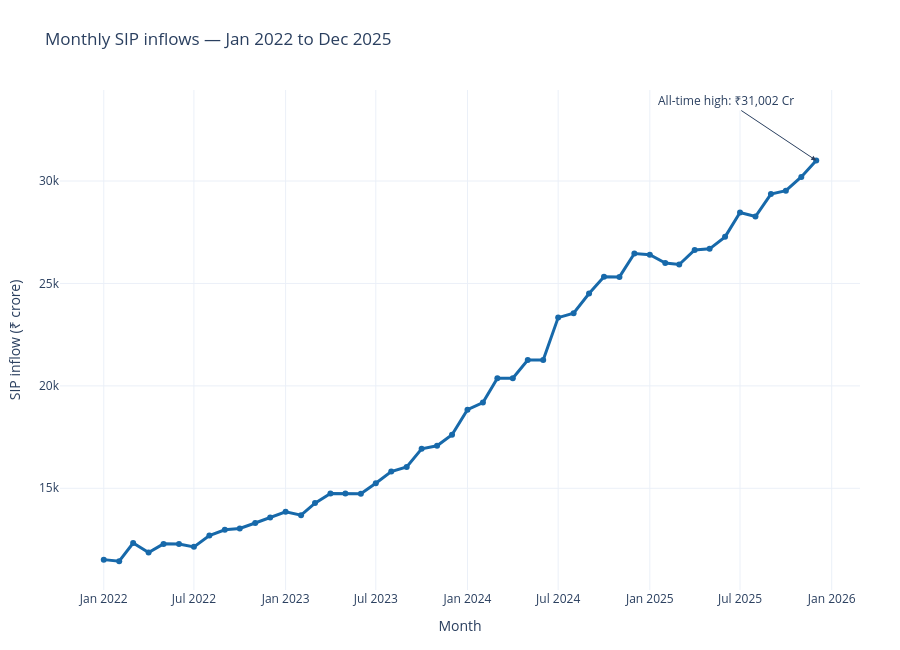
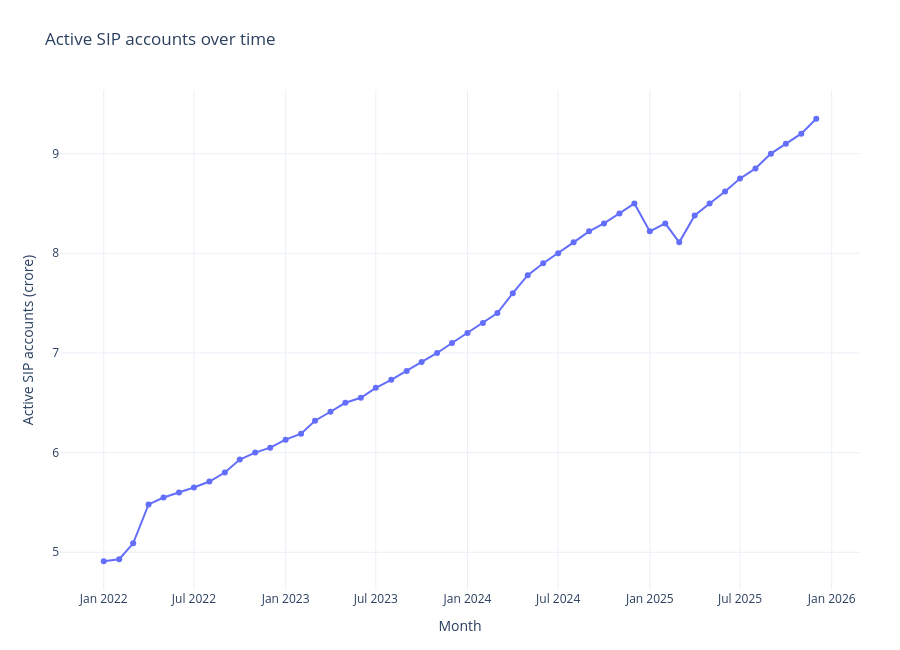
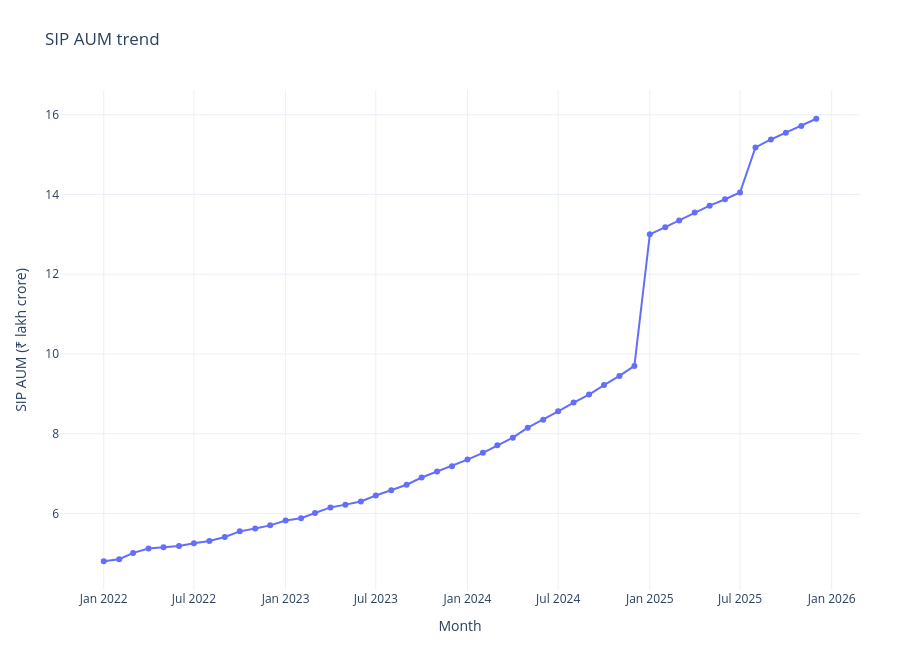
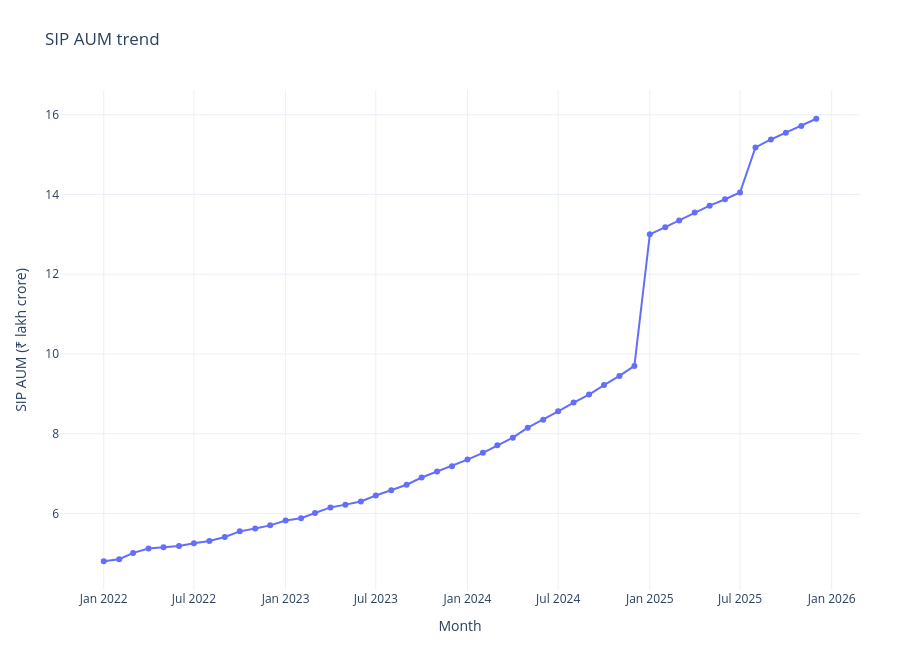

Notebook cell for these charts, in order:
### Markdown cell above
## 3. SIP inflows

The source contains all 48 months from January 2022 to December 2025. December 2025 is annotated only if it is the observed all-time maximum.

### Code cell
sip_peak=SIP.loc[SIP.sip_inflow_crore.idxmax()]
fig=go.Figure(); fig.add_trace(go.Scatter(x=SIP.month,y=SIP.sip_inflow_crore,mode='lines+markers',name='SIP inflow',line=dict(color='#1769aa',width=3),hovertemplate='%{x|%b %Y}<br>₹%{y:,.0f} Cr<extra></extra>'))
fig.add_annotation(x=sip_peak.month,y=sip_peak.sip_inflow_crore,text=f"All-time high: ₹{sip_peak.sip_inflow_crore:,.0f} Cr",showarrow=True,arrowhead=2,ax=-90,ay=-60,bgcolor='white')
fig.update_layout(xaxis_title='Month',yaxis_title='SIP inflow (₹ crore)')
finish_plotly(save_plotly(fig,'06_sip_monthly_inflows','Monthly SIP inflows — Jan 2022 to Dec 2025'));

fig=px.line(SIP,x='month',y='active_sip_accounts_crore',markers=True,labels={'month':'Month','active_sip_accounts_crore':'Active SIP accounts (crore)'})
finish_plotly(save_plotly(fig,'07_sip_active_accounts','Active SIP accounts over time'));

fig=px.line(SIP,x='month',y='sip_aum_lakh_crore',markers=True,labels={'month':'Month','sip_aum_lakh_crore':'SIP AUM (₹ lakh crore)'})
finish_plotly(save_plotly(fig,'08_sip_aum','SIP AUM trend'))

### Figure 1 — Plotly figure (JSON) as saved in the notebook; plotly's stock layout.template omitted (floating-point values rounded to 4 significant figures)
{"data": [{"hovertemplate": "%{x|%b %Y}<br>₹%{y:,.0f} Cr<extra></extra>", "line": {"color": "#1769aa", "width": 3}, "mode": "lines+markers", "name": "SIP inflow", "type": "scatter", "x": ["2022-01-01T00:00:00.000000", "2022-02-01T00:00:00.000000", "2022-03-01T00:00:00.000000", "2022-04-01T00:00:00.000000", "2022-05-01T00:00:00.000000", "2022-06-01T00:00:00.000000", "2022-07-01T00:00:00.000000", "2022-08-01T00:00:00.000000", "2022-09-01T00:00:00.000000", "2022-10-01T00:00:00.000000", "2022-11-01T00:00:00.000000", "2022-12-01T00:00:00.000000", "2023-01-01T00:00:00.000000", "2023-02-01T00:00:00.000000", "2023-03-01T00:00:00.000000", "2023-04-01T00:00:00.000000", "2023-05-01T00:00:00.000000", "2023-06-01T00:00:00.000000", "2023-07-01T00:00:00.000000", "2023-08-01T00:00:00.000000", "2023-09-01T00:00:00.000000", "2023-10-01T00:00:00.000000", "2023-11-01T00:00:00.000000", "2023-12-01T00:00:00.000000", "2024-01-01T00:00:00.000000", "2024-02-01T00:00:00.000000", "2024-03-01T00:00:00.000000", "2024-04-01T00:00:00.000000", "2024-05-01T00:00:00.000000", "2024-06-01T00:00:00.000000", "2024-07-01T00:00:00.000000", "2024-08-01T00:00:00.000000", "2024-09-01T00:00:00.000000", "2024-10-01T00:00:00.000000", "2024-11-01T00:00:00.000000", "2024-12-01T00:00:00.000000", "2025-01-01T00:00:00.000000", "2025-02-01T00:00:00.000000", "2025-03-01T00:00:00.000000", "2025-04-01T00:00:00.000000", "2025-05-01T00:00:00.000000", "2025-06-01T00:00:00.000000", "2025-07-01T00:00:00.000000", "2025-08-01T00:00:00.000000", "2025-09-01T00:00:00.000000", "2025-10-01T00:00:00.000000", "2025-11-01T00:00:00.000000", "2025-12-01T00:00:00.000000"], "y": [11517, 11438, 12328, 11863, 12286, 12276, 12140, 12694, 12976, 13040, 13306, 13573, 13856, 13687, 14276, 14749, 14749, 14734, 15245, 15814, 16042, 16928, 17073, 17610, 18838, 19187, 20371, 20371, 21262, 21262, 23332, 23547, 24509, 25323, 25320, 26459, 26400, 25999, 25926, 26632, 26688, 27274, 28464, 28265, 29361, 29529, 30200, 31002]}], "layout": {"annotations": [{"arrowhead": 2, "ax": -90, "ay": -60, "bgcolor": "white", "showarrow": true, "text": "All-time high: ₹31,002 Cr", "x": "2025-12-01T00:00:00", "y": 31002}], "height": 650, "margin": {"b": 60, "l": 60, "r": 40, "t": 90}, "title": {"text": "Monthly SIP inflows — Jan 2022 to Dec 2025"}, "xaxis": {"title": {"text": "Month"}}, "yaxis": {"title": {"text": "SIP inflow (₹ crore)"}}}}

### Figure 2 — Plotly figure (JSON) as saved in the notebook; plotly's stock layout.template omitted (floating-point values rounded to 4 significant figures)
{"data": [{"hovertemplate": "Month=%{x}<br>Active SIP accounts (crore)=%{y}<extra></extra>", "legendgroup": "", "line": {"color": "#636efa", "dash": "solid"}, "marker": {"symbol": "circle"}, "mode": "lines+markers", "name": "", "orientation": "v", "showlegend": false, "type": "scatter", "x": ["2022-01-01T00:00:00", "2022-02-01T00:00:00", "2022-03-01T00:00:00", "2022-04-01T00:00:00", "2022-05-01T00:00:00", "2022-06-01T00:00:00", "2022-07-01T00:00:00", "2022-08-01T00:00:00", "2022-09-01T00:00:00", "2022-10-01T00:00:00", "2022-11-01T00:00:00", "2022-12-01T00:00:00", "2023-01-01T00:00:00", "2023-02-01T00:00:00", "2023-03-01T00:00:00", "2023-04-01T00:00:00", "2023-05-01T00:00:00", "2023-06-01T00:00:00", "2023-07-01T00:00:00", "2023-08-01T00:00:00", "2023-09-01T00:00:00", "2023-10-01T00:00:00", "2023-11-01T00:00:00", "2023-12-01T00:00:00", "2024-01-01T00:00:00", "2024-02-01T00:00:00", "2024-03-01T00:00:00", "2024-04-01T00:00:00", "2024-05-01T00:00:00", "2024-06-01T00:00:00", "2024-07-01T00:00:00", "2024-08-01T00:00:00", "2024-09-01T00:00:00", "2024-10-01T00:00:00", "2024-11-01T00:00:00", "2024-12-01T00:00:00", "2025-01-01T00:00:00", "2025-02-01T00:00:00", "2025-03-01T00:00:00", "2025-04-01T00:00:00", "2025-05-01T00:00:00", "2025-06-01T00:00:00", "2025-07-01T00:00:00", "2025-08-01T00:00:00", "2025-09-01T00:00:00", "2025-10-01T00:00:00", "2025-11-01T00:00:00", "2025-12-01T00:00:00"], "xaxis": "x", "y": [4.91, 4.93, 5.09, 5.48, 5.55, 5.6, 5.65, 5.71, 5.8, 5.93, 6.0, 6.05, 6.13, 6.19, 6.32, 6.41, 6.5, 6.55, 6.65, 6.73, 6.82, 6.91, 7.0, 7.1, 7.2, 7.3, 7.4, 7.6, 7.78, 7.9, 8.0, 8.11, 8.22, 8.3, 8.4, 8.5, 8.22, 8.3, 8.11, 8.38, 8.5, 8.62, 8.75, 8.85, 9.0, 9.1, 9.2, 9.35], "yaxis": "y"}], "layout": {"height": 650, "legend": {"tracegroupgap": 0}, "margin": {"b": 60, "l": 60, "r": 40, "t": 90}, "title": {"text": "Active SIP accounts over time"}, "xaxis": {"anchor": "y", "domain": [0, 1], "title": {"text": "Month"}}, "yaxis": {"anchor": "x", "domain": [0, 1], "title": {"text": "Active SIP accounts (crore)"}}}}

### Figure 3 — Plotly figure (JSON) as saved in the notebook; plotly's stock layout.template omitted (floating-point values rounded to 4 significant figures)
{"data": [{"hovertemplate": "Month=%{x}<br>SIP AUM (₹ lakh crore)=%{y}<extra></extra>", "legendgroup": "", "line": {"color": "#636efa", "dash": "solid"}, "marker": {"symbol": "circle"}, "mode": "lines+markers", "name": "", "orientation": "v", "showlegend": false, "type": "scatter", "x": ["2022-01-01T00:00:00", "2022-02-01T00:00:00", "2022-03-01T00:00:00", "2022-04-01T00:00:00", "2022-05-01T00:00:00", "2022-06-01T00:00:00", "2022-07-01T00:00:00", "2022-08-01T00:00:00", "2022-09-01T00:00:00", "2022-10-01T00:00:00", "2022-11-01T00:00:00", "2022-12-01T00:00:00", "2023-01-01T00:00:00", "2023-02-01T00:00:00", "2023-03-01T00:00:00", "2023-04-01T00:00:00", "2023-05-01T00:00:00", "2023-06-01T00:00:00", "2023-07-01T00:00:00", "2023-08-01T00:00:00", "2023-09-01T00:00:00", "2023-10-01T00:00:00", "2023-11-01T00:00:00", "2023-12-01T00:00:00", "2024-01-01T00:00:00", "2024-02-01T00:00:00", "2024-03-01T00:00:00", "2024-04-01T00:00:00", "2024-05-01T00:00:00", "2024-06-01T00:00:00", "2024-07-01T00:00:00", "2024-08-01T00:00:00", "2024-09-01T00:00:00", "2024-10-01T00:00:00", "2024-11-01T00:00:00", "2024-12-01T00:00:00", "2025-01-01T00:00:00", "2025-02-01T00:00:00", "2025-03-01T00:00:00", "2025-04-01T00:00:00", "2025-05-01T00:00:00", "2025-06-01T00:00:00", "2025-07-01T00:00:00", "2025-08-01T00:00:00", "2025-09-01T00:00:00", "2025-10-01T00:00:00", "2025-11-01T00:00:00", "2025-12-01T00:00:00"], "xaxis": "x", "y": [4.8, 4.85, 5.01, 5.12, 5.15, 5.18, 5.25, 5.31, 5.41, 5.55, 5.62, 5.7, 5.82, 5.88, 6.01, 6.15, 6.22, 6.3, 6.45, 6.58, 6.72, 6.9, 7.05, 7.18, 7.35, 7.52, 7.71, 7.9, 8.15, 8.35, 8.56, 8.78, 8.98, 9.22, 9.45, 9.7, 13.0, 13.18, 13.35, 13.55, 13.72, 13.88, 14.05, 15.18, 15.38, 15.55, 15.72, 15.9], "yaxis": "y"}], "layout": {"height": 650, "legend": {"tracegroupgap": 0}, "margin": {"b": 60, "l": 60, "r": 40, "t": 90}, "title": {"text": "SIP AUM trend"}, "xaxis": {"anchor": "y", "domain": [0, 1], "title": {"text": "Month"}}, "yaxis": {"anchor": "x", "domain": [0, 1], "title": {"text": "SIP AUM (₹ lakh crore)"}}}}

### Figure 4 — Plotly figure (JSON) as saved in the notebook; plotly's stock layout.template omitted (floating-point values rounded to 4 significant figures)
{"data": [{"hovertemplate": "Month=%{x}<br>SIP AUM (₹ lakh crore)=%{y}<extra></extra>", "legendgroup": "", "line": {"color": "#636efa", "dash": "solid"}, "marker": {"symbol": "circle"}, "mode": "lines+markers", "name": "", "orientation": "v", "showlegend": false, "type": "scatter", "x": ["2022-01-01T00:00:00", "2022-02-01T00:00:00", "2022-03-01T00:00:00", "2022-04-01T00:00:00", "2022-05-01T00:00:00", "2022-06-01T00:00:00", "2022-07-01T00:00:00", "2022-08-01T00:00:00", "2022-09-01T00:00:00", "2022-10-01T00:00:00", "2022-11-01T00:00:00", "2022-12-01T00:00:00", "2023-01-01T00:00:00", "2023-02-01T00:00:00", "2023-03-01T00:00:00", "2023-04-01T00:00:00", "2023-05-01T00:00:00", "2023-06-01T00:00:00", "2023-07-01T00:00:00", "2023-08-01T00:00:00", "2023-09-01T00:00:00", "2023-10-01T00:00:00", "2023-11-01T00:00:00", "2023-12-01T00:00:00", "2024-01-01T00:00:00", "2024-02-01T00:00:00", "2024-03-01T00:00:00", "2024-04-01T00:00:00", "2024-05-01T00:00:00", "2024-06-01T00:00:00", "2024-07-01T00:00:00", "2024-08-01T00:00:00", "2024-09-01T00:00:00", "2024-10-01T00:00:00", "2024-11-01T00:00:00", "2024-12-01T00:00:00", "2025-01-01T00:00:00", "2025-02-01T00:00:00", "2025-03-01T00:00:00", "2025-04-01T00:00:00", "2025-05-01T00:00:00", "2025-06-01T00:00:00", "2025-07-01T00:00:00", "2025-08-01T00:00:00", "2025-09-01T00:00:00", "2025-10-01T00:00:00", "2025-11-01T00:00:00", "2025-12-01T00:00:00"], "xaxis": "x", "y": [4.8, 4.85, 5.01, 5.12, 5.15, 5.18, 5.25, 5.31, 5.41, 5.55, 5.62, 5.7, 5.82, 5.88, 6.01, 6.15, 6.22, 6.3, 6.45, 6.58, 6.72, 6.9, 7.05, 7.18, 7.35, 7.52, 7.71, 7.9, 8.15, 8.35, 8.56, 8.78, 8.98, 9.22, 9.45, 9.7, 13.0, 13.18, 13.35, 13.55, 13.72, 13.88, 14.05, 15.18, 15.38, 15.55, 15.72, 15.9], "yaxis": "y"}], "layout": {"height": 650, "legend": {"tracegroupgap": 0}, "margin": {"b": 60, "l": 60, "r": 40, "t": 90}, "title": {"text": "SIP AUM trend"}, "xaxis": {"anchor": "y", "domain": [0, 1], "title": {"text": "Month"}}, "yaxis": {"anchor": "x", "domain": [0, 1], "title": {"text": "SIP AUM (₹ lakh crore)"}}}}
